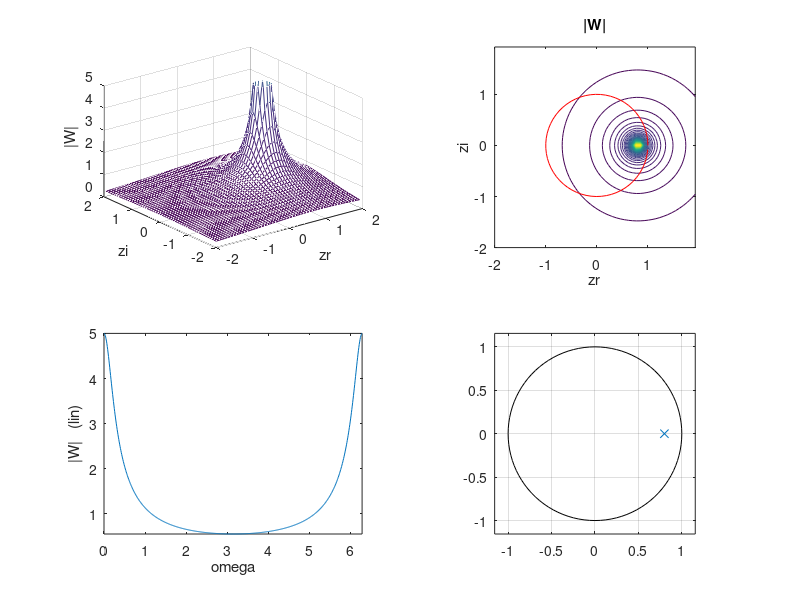

Recreate this plot in MATLAB.
% E04_3.m                  26oct15    12apr21
%  Transfer functions and freq. response of DISCRETE LTI systems
%  see also geometric interpretation, [Proakis p.322]
pkg load signal;
clear all; clf;

 zz = [];    pp = [ .8];   
% zz = [];    pp = [-.8];
% zz = [];    pp = [.6+j*.5   .6-j*.5];   
% zz = [];    pp = [-.6+j*.5   -.6-j*.5];   
% zz = [1.2];    pp = [];   
% zz = [-1.2];    pp = [];
% zz = [-1.2];    pp = [0];   % note: [] is different from [0]  
% zz = [-.9];    pp = [.6+j*.5   .6-j*.5];   
% zz = [.9];    pp = [.6+j*.5   .6-j*.5]; 
% zz = [.6+j*.8   .6-j*.8];    pp = [.6+j*.5   .6-j*.5]; 
% zz = [.6+j*.8   .6-j*.8];    pp = [.5+j*.7   .5-j*.7   .3];  % zeros are on the unit circle

q0=2;  qq = [-q0:.077:q0];  % avoid "divide by 0" warning
[zr,zi] = meshgrid(qq,qq);
z = zr + j*zi;
NUM = 1;    for k=1:max(size(zz));    NUM = NUM .* (z - zz(k));    end;
DEN = 1;    for k=1:max(size(pp));    DEN = DEN .* (z - pp(k));   end;
W = NUM ./ DEN;
Wm = abs(W);
Wm(Wm>20) = 20;  % clip the peaks

subplot(221);  mesh(zr,zi,Wm);    xlabel('zr'); ylabel('zi'); zlabel('|W|');
axis([-q0,q0,-q0,q0,0,5]);
subplot(222);  contour(zr,zi,Wm,50);   xlabel('zr'); ylabel('zi'); title('|W|'); axis square;
hold on; plot(cos([0:.1:2*pi]),sin([0:.1:2*pi]),'r'); hold off;

ome = [0:.01:2*pi];  ejo = exp(j*ome);
NUM = 1;    for k=1:max(size(zz));    NUM = NUM .* (ejo - zz(k));    end;
DEN = 1;    for k=1:max(size(pp));    DEN = DEN .* (ejo - pp(k));   end;
W = NUM ./ DEN;
Wm = abs(W);     Wp = angle(W);
subplot(223);  plot(ome,Wm);   xlabel('omega'); ylabel('|W|   (lin)');  axis tight;
subplot(224);  zplane(zz',pp');
% subplot(224);  semilogy(ome,Wm);   xlabel('omega'); ylabel('|W|   (log)');  axis tight;
% subplot(224);  plot(ome,Wp);   xlabel('omega'); ylabel('phase(W)');

% [b,a] = zp2tf([zz]',[pp]',1);
% fvtool(b,a);                       %  filter visualization tool

% set(gcf,'PaperPositionMode','auto');
% print -deps   fdtesempio.eps
print -depslatex "-S800,600" "zTransformExample1.tex"


return




